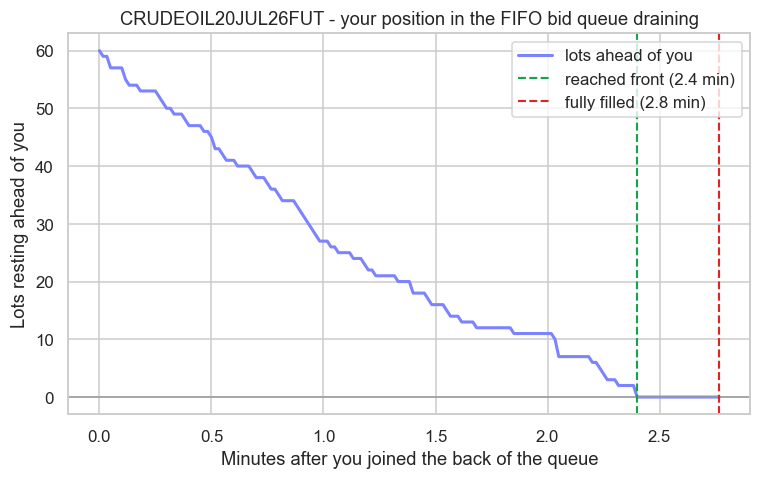

Write Python code to recreate this figure.
# Watch a FIFO bid queue drain: your position falls as sells fill and orders ahead cancel.
import os
from datetime import date, timedelta
from pathlib import Path

import matplotlib

matplotlib.use("Agg")
import matplotlib.pyplot as plt
import numpy as np
import seaborn as sns
from openalgo import api

client = api(
    api_key=os.getenv("OPENALGO_API_KEY", "your_api_key_here"),
    host=os.getenv("OPENALGO_HOST", "http://127.0.0.1:5000"),
)

SYMBOL, EXCHANGE = "CRUDEOIL20JUL26FUT", "MCX"
YOUR_LOTS = 5         # your passive BUY, resting at the back of the best-bid queue
SELL_SHARE = 0.5      # share of flow that arrives as sells hitting the bid
CANCEL_MULT = 1.2     # cancels-ahead per sell (real books cancel more than they trade)
DEPTH_MINUTES = 2     # illustrative depth ahead of you = this many minutes of real flow

# Real per-minute flow from the last trading day drives the event rates.
end = date(2026, 6, 26)
start = end - timedelta(days=10)
df = client.history(symbol=SYMBOL, exchange=EXCHANGE, interval="1m",
                    start_date=start.isoformat(), end_date=end.isoformat())
flow = float(df["volume"].median())               # real lots/min

rng = np.random.default_rng(7)
ahead0 = round(DEPTH_MINUTES * flow)              # lots in front of you when you join
sell_ps = flow * SELL_SHARE / 60.0               # sells per second hitting the bid
cancel_ps = sell_ps * CANCEL_MULT                # cancels-ahead per second (scaled by queue left)

t, ahead, yours = 0, ahead0, YOUR_LOTS
times, ahead_path = [0], [ahead0]
front_t = fill_t = None
while yours > 0 and t < 1800:                     # cap the sim at 30 minutes
    t += 1
    cancels = rng.poisson(cancel_ps * (ahead / ahead0)) if ahead > 0 else 0
    ahead = max(0, ahead - cancels)              # cancels ahead advance you but never fill you
    sells = rng.poisson(sell_ps)
    eat = min(ahead, sells)                       # sells first clear the queue ahead...
    ahead -= eat
    sells -= eat
    if ahead == 0 and front_t is None:
        front_t = t
    if ahead == 0 and sells > 0:                  # ...then fill your lots, FIFO
        yours = max(0, yours - sells)
        if yours == 0 and fill_t is None:
            fill_t = t
    times.append(t)
    ahead_path.append(ahead)

mins = np.array(times) / 60.0
sns.set_theme(style="whitegrid")
fig, ax = plt.subplots(figsize=(8, 4.5))
ax.plot(mins, ahead_path, color="#7c83ff", linewidth=2, label="lots ahead of you")
ax.axhline(0, color="#9a9a9a", linewidth=1)
if front_t:
    ax.axvline(front_t / 60.0, color="#16a34a", linestyle="--", linewidth=1.4,
               label=f"reached front ({front_t / 60.0:.1f} min)")
if fill_t:
    ax.axvline(fill_t / 60.0, color="#dc2626", linestyle="--", linewidth=1.4,
               label=f"fully filled ({fill_t / 60.0:.1f} min)")
ax.set_title(f"{SYMBOL} - your position in the FIFO bid queue draining")
ax.set_xlabel("Minutes after you joined the back of the queue")
ax.set_ylabel("Lots resting ahead of you")
ax.legend(loc="upper right")

out = Path(__file__).with_suffix(".png")
plt.savefig(out, dpi=110, bbox_inches="tight")

filled = "did not fully fill" if fill_t is None else f"fully filled in {fill_t / 60.0:.1f} min"
print(f"SUMMARY {SYMBOL}: joined behind {ahead0} lots, reached the front in "
      f"{(front_t or 0) / 60.0:.1f} min and {filled} (real flow {flow:.0f} lots/min). Saved {out.name}")
